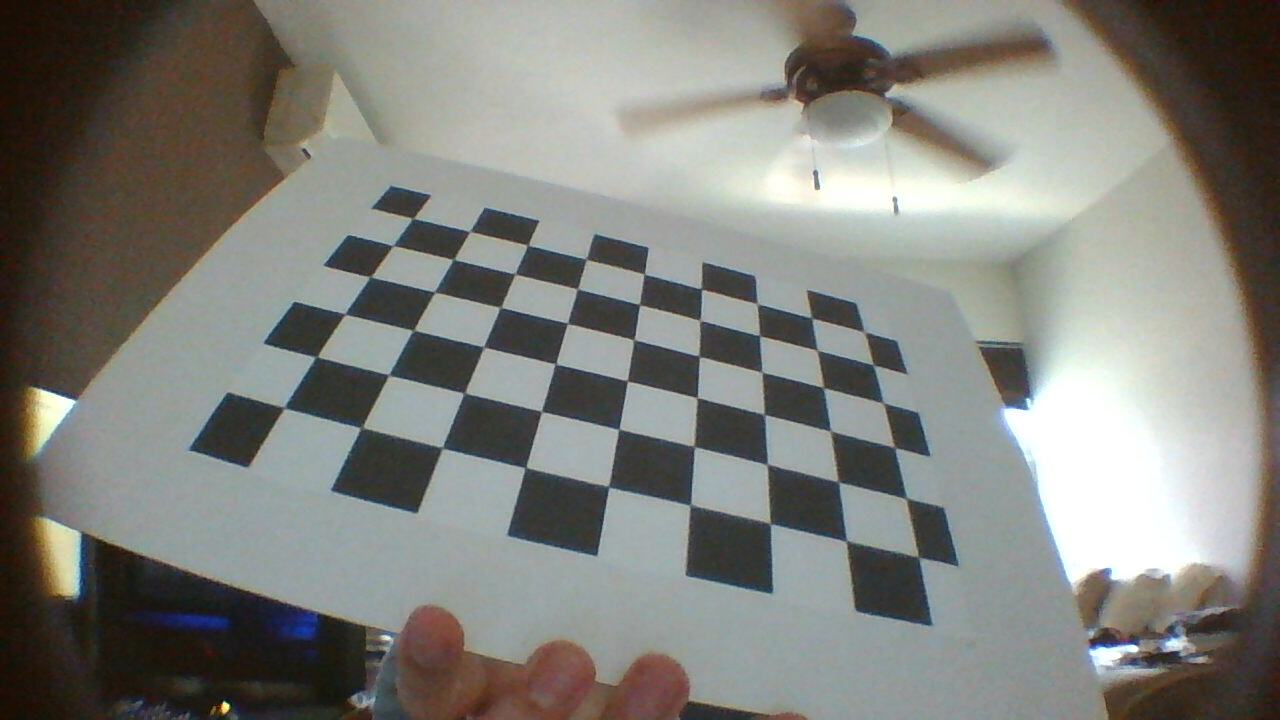
#> input picture Lab_10/2018-05-01-122648.jpg, 1280 x 720 px; its folder holds only this picture in this run
$ jupyter execute --allow-errors Lab_10.ipynb
#> lines starting #> are read from the running program, lines starting #| are printed output that depends on the picture; after the words box and inside, x2 and y2 are one past the last pixel; in counts of white or black regions, pixels touching at a corner belong together
# Universidad de Monterrey

## División de Ingenierías

### Lab - Robotics

Lab 10: Camera calibration and image distortion correction

Authors: Miguel Benavides, Laura Morales

### Introduction
For the final robotics lab practice, we will investigate about image correction by calibrating the camera using the OpenCV library. To test this, we will take aproximately 15 to 20 pictures of a chessboard from different angles. The chessboard was used due to the straight lines that are easily distorted by the camera from the different positions and angles. By investigating about this, we should find some methods that will filter and clean all these images and create a final image with straight lines.

### Procedure
For this practice, as well as the previous ones, the following tools are required:

* Raspberry Pi with WiFi connection capabilities
* Jupyter Notebook
* Python >= 3.5.2
* OpenCV 3.2
* Git
* GitHub account
* Markdown editor (recommended: ReText 5.3.1)

### Camera calibration using OpenCV

Pinhole cameras may cause image distortion due to the lens'length. The two main distortions are: radial distortion and tangential distortion.

The following code recovers several images of a chess board taken from different angles, all of these images are affected by some kind of distortion, then with the use of OpenCV, images will be corrected in order to retrieve a final image with all the corrected borders.

This code detects the image borders and adds points in each of the squares in order to compare the distances and straighten the curved lines.

[cell 1]
import numpy as np
import cv2
import glob

# termination criteria
criteria = (cv2.TERM_CRITERIA_EPS + cv2.TERM_CRITERIA_MAX_ITER, 30, 0.001)

# prepare object points, like (0,0,0), (1,0,0), (2,0,0) ....,(6,5,0)
objp = np.zeros((6*9,3), np.float32)
objp[:,:2] = np.mgrid[0:9,0:6].T.reshape(-1,2)

# Arrays to store object points and image points from all the images.
objpoints = [] # 3d point in real world space
imgpoints = [] # 2d points in image plane.

images = glob.glob('*.jpg')

for fname in images:
    img = cv2.imread(fname)
#> img is the input picture: shape (720, 1280, 3); mean B, G, R 123.2, 128.8, 128.3
    gray = cv2.cvtColor(img,cv2.COLOR_BGR2GRAY)
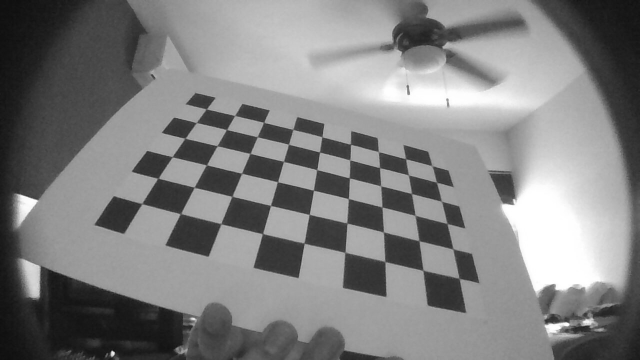
#> gray: shape (720, 1280) (shown at 1/2 size); min 14, max 255, mean 128

    # Find the chess board corners
    ret, corners = cv2.findChessboardCorners(gray, (9,6),None)
#> ret = True; corners = 54 rows, first 8: [413.5, 218], [470, 230.5], [527, 245.5], [586.5, 259], [644.5, 274], [702.4, 290.4], [757.5, 303.5], [811.5, 318]

    # If found, add object points, image points (after refining them)
    if ret == True:
        objpoints.append(objp)

        corners2 = cv2.cornerSubPix(gray,corners,(11,11),(-1,-1),criteria)
#> corners2 = 54 rows, first 8: [413, 218.3], [469.8, 231.4], [527.8, 245.2], [586.2, 259.3], [644.2, 274.2], [701.3, 289.1], [757.2, 303.7], [811.7, 317.8]
        imgpoints.append(corners2)

        # Draw and display the corners
        img = cv2.drawChessboardCorners(img, (9,6), corners2,ret)
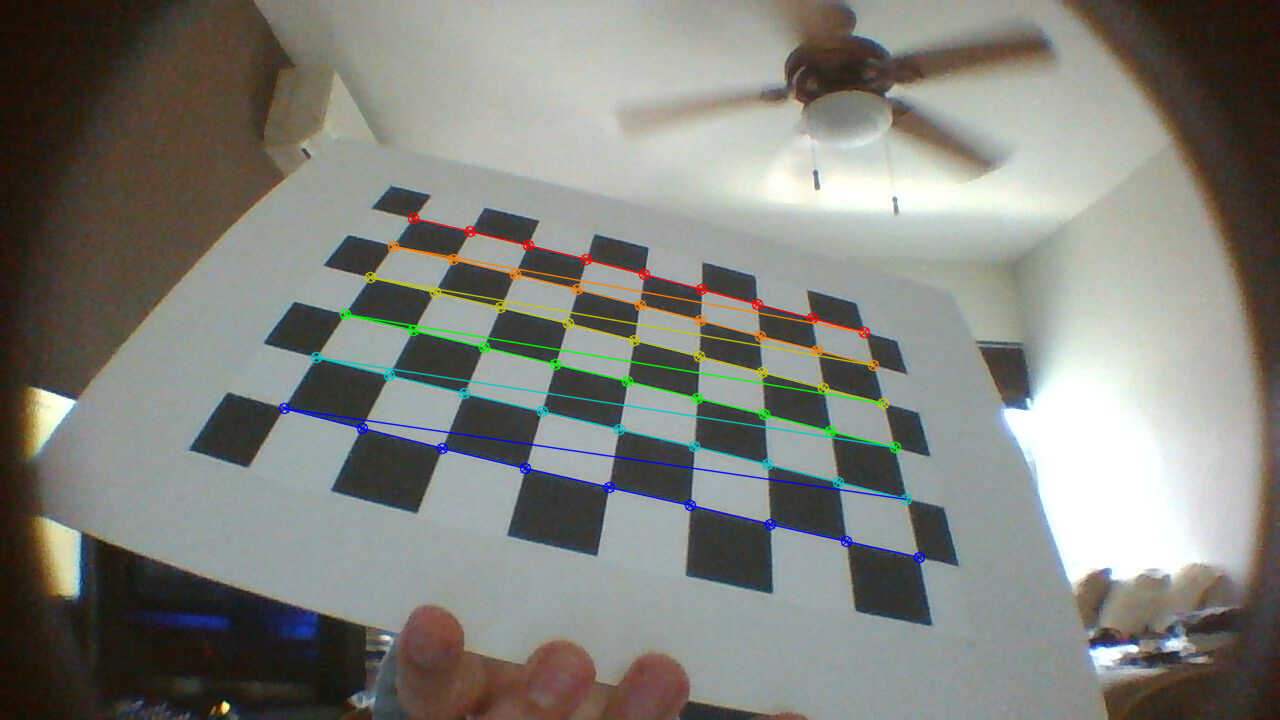
#> img: shape (720, 1280, 3); 2.35% of pixels changed, all inside (x1, y1, x2, y2) = (278, 212, 926, 564)
        cv2.imshow('img',img)
        cv2.waitKey(500)

cv2.destroyAllWindows()

ret, mtx, dist, rvecs, tvecs = cv2.calibrateCamera(objpoints, imgpoints, gray.shape[::-1],None,None)
#> ret = 0.745; mtx = [[848, 0, 705.2], [0, 995.5, 325.9], [0, 0, 1]]; dist = [[0.0355, -2.12, 0.0265, -0.0221, 4]]; rvecs = ([-1.07, -0.2, 0.143],); tvecs = ([-4.93, -1.62, 14.23],)

img = cv2.imread('2018-05-01-131901.jpg')
#> (the rest of this cell did not finish here and is left out)

$ run again, on Lab_10/2018-05-01-122751.jpg
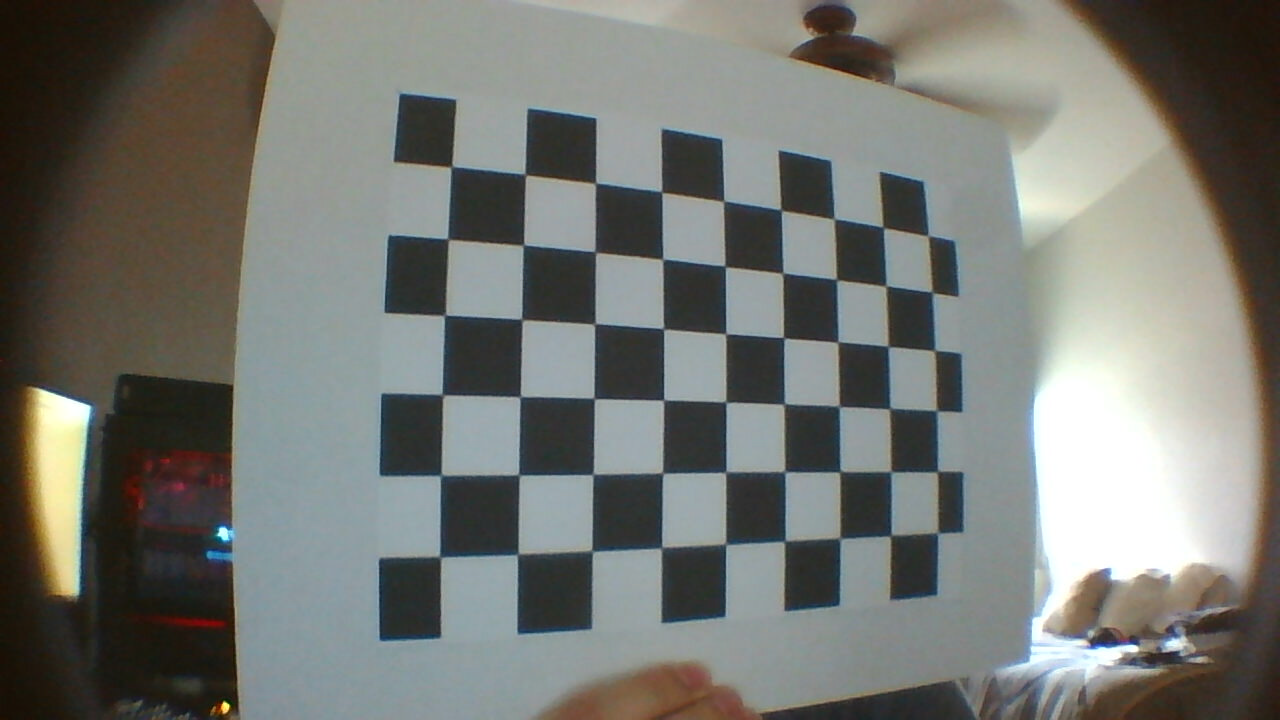
#> input picture Lab_10/2018-05-01-122751.jpg, 1280 x 720 px
#> img is the input picture: shape (720, 1280, 3); mean B, G, R 113.3, 118.4, 116.8
#> `gray = cv2.cvtColor(img,cv2.COLOR_BGR2GRAY)`:
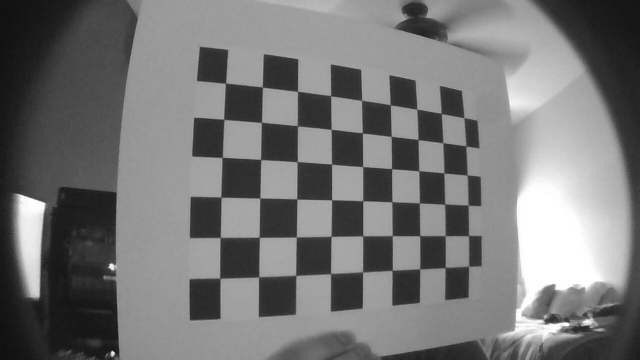
#> gray: shape (720, 1280) (shown at 1/2 size); min 14, max 255, mean 117.4
#> `ret, corners = cv2.findChessboardCorners(gray, (9,6),None)`: ret = True; corners = 54 rows, first 8: [451.5, 167], [525, 174.5], [595.5, 183.5], [662.4, 193.7], [723.5, 201], [780.5, 210], [834, 219], [882.1, 226.5]
#> corners2 = 54 rows, first 8: [451.4, 166.7], [525.2, 174.6], [595.5, 183.2], [661.6, 192.1], [723.7, 201.2], [780.9, 210.2], [834.1, 218.9], [883.2, 227.5]
#> `img = cv2.drawChessboardCorners(img, (9,6), corners2,ret)`:
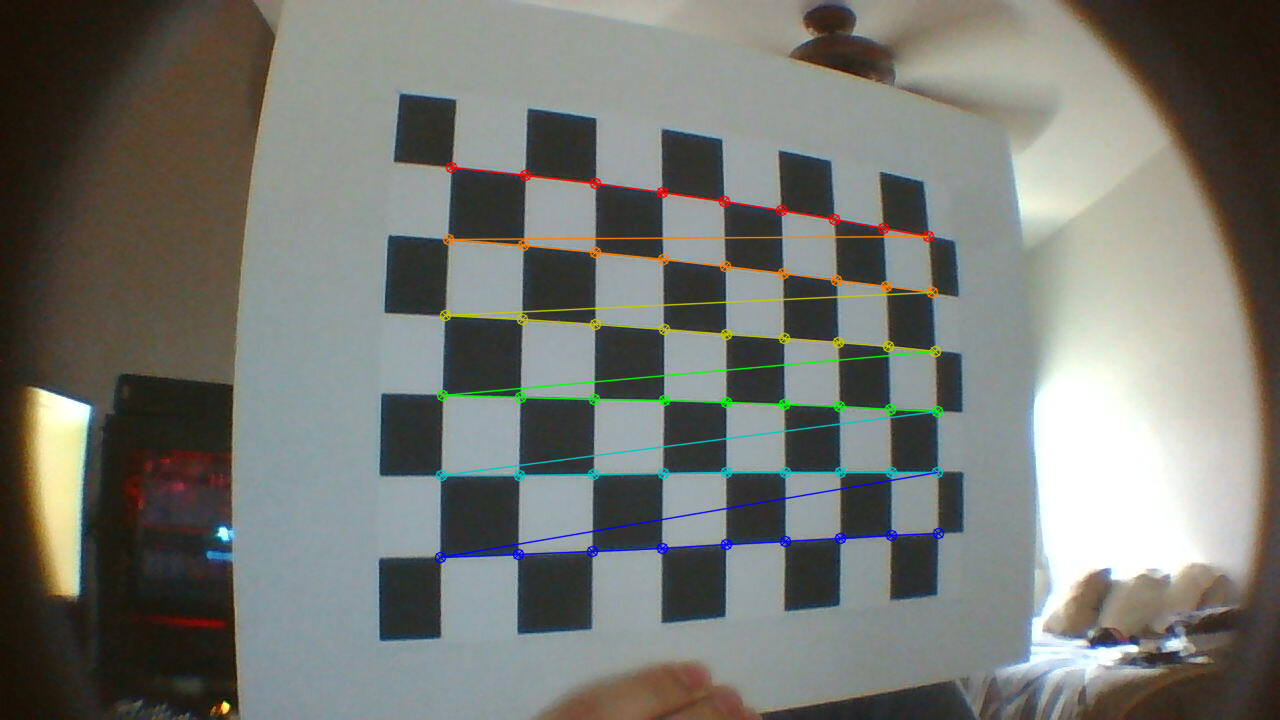
#> img: shape (720, 1280, 3); 2.23% of pixels changed, all inside (x1, y1, x2, y2) = (434, 161, 945, 564)
#> `ret, mtx, dist, rvecs, tvecs = cv2.calibrateCamera(objpoints, imgpoint..`: ret = 0.444; mtx = [[861.6, 0, 540.9], [0, 823.4, 385.3], [0, 0, 1]]; dist = [[-0.414, 1.54, 0.0259, 0.013, -3.05]]; rvecs = ([-0.0344, -0.385, 0.0227],); tvecs = ([-1.13, -2.88, 10.29],)

$ run again, on Lab_10/2018-05-01-122759.jpg
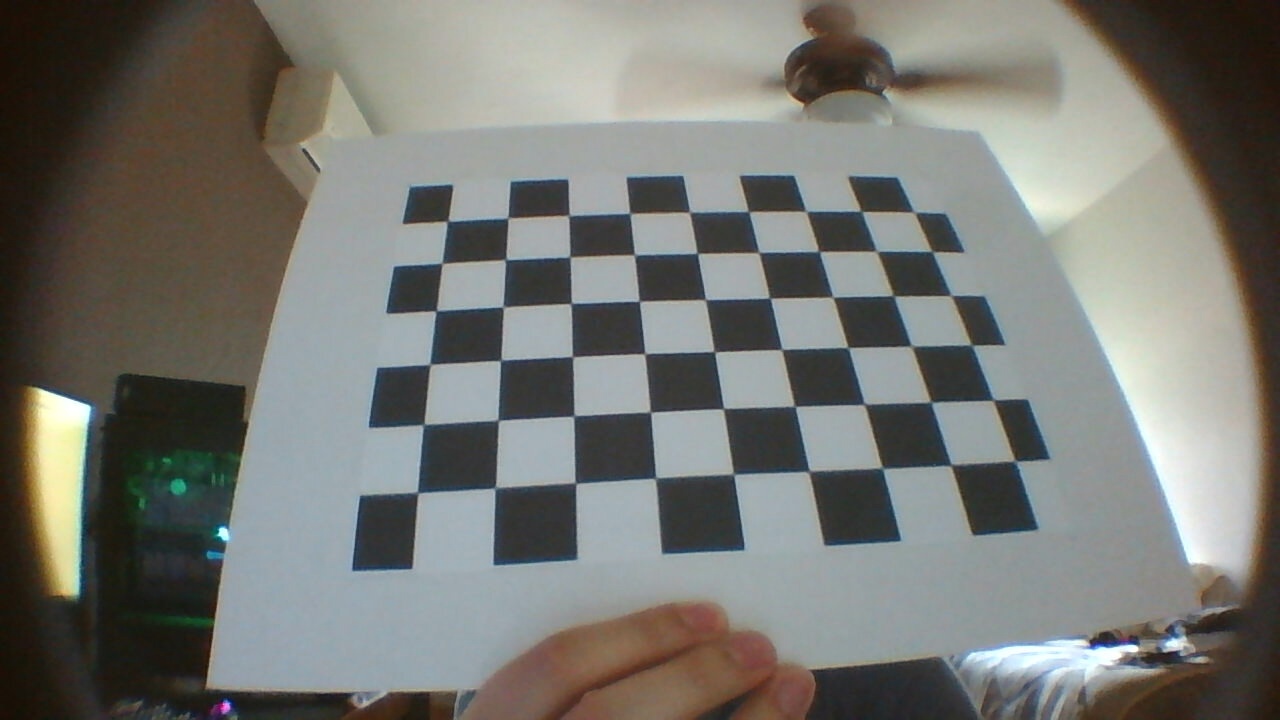
#> input picture Lab_10/2018-05-01-122759.jpg, 1280 x 720 px
#> img is the input picture: shape (720, 1280, 3); mean B, G, R 114, 119.2, 118.5
#> `gray = cv2.cvtColor(img,cv2.COLOR_BGR2GRAY)`:
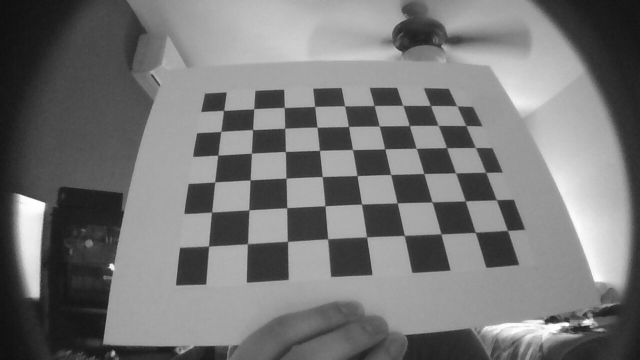
#> gray: shape (720, 1280) (shown at 1/2 size); min 14, max 255, mean 118.4
#> `ret, corners = cv2.findChessboardCorners(gray, (9,6),None)`: ret = True; corners = 54 rows, first 8: [448, 221.5], [508.5, 218.5], [569.5, 215], [629.9, 213.5], [690, 212], [748.5, 211.5], [805.5, 211.5], [861.5, 211.5]
#> corners2 = 54 rows, first 8: [447.6, 221.2], [508, 218], [568.9, 215.5], [629.9, 213.4], [689.7, 212.2], [748.6, 211.6], [806.1, 211.3], [861.4, 211.3]
#> `img = cv2.drawChessboardCorners(img, (9,6), corners2,ret)`:
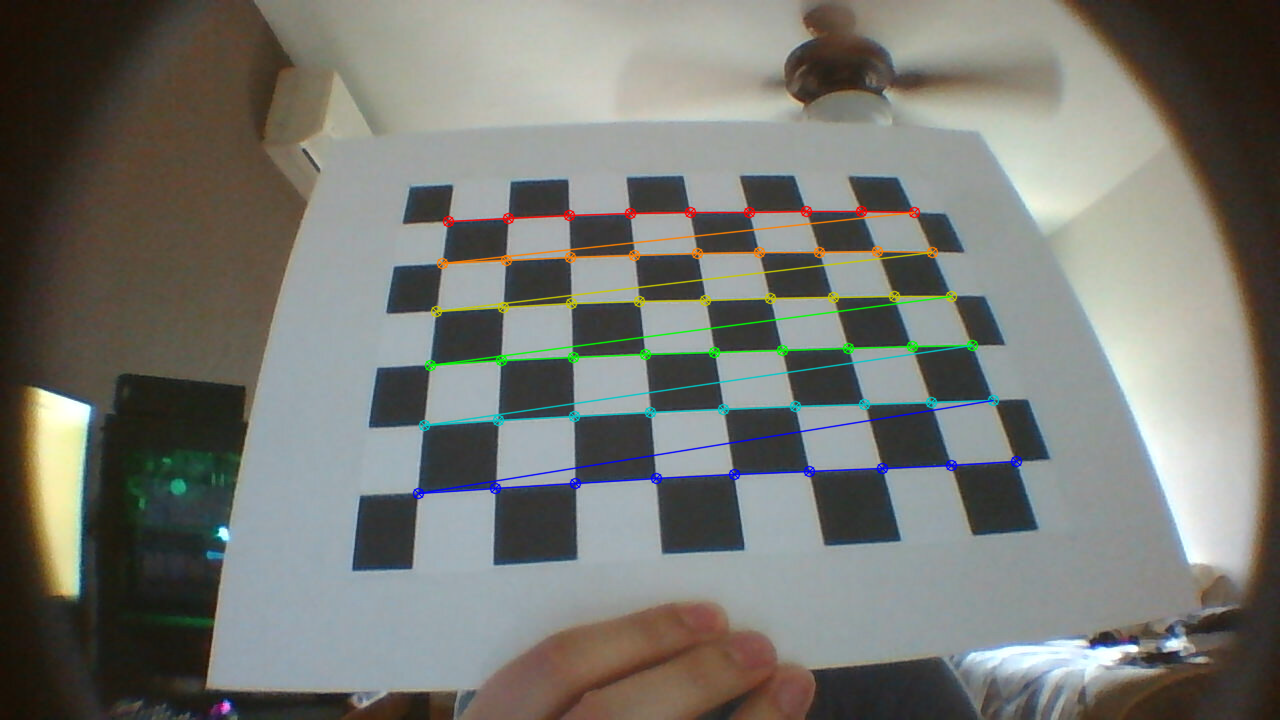
#> img: shape (720, 1280, 3); 2.33% of pixels changed, all inside (x1, y1, x2, y2) = (412, 205, 1023, 500)
#> `ret, mtx, dist, rvecs, tvecs = cv2.calibrateCamera(objpoints, imgpoint..`: ret = 0.611; mtx = [[561.1, 0, 622.7], [0, 501.4, 402.3], [0, 0, 1]]; dist = [[-0.149, 0.249, 0.0183, -0.00896, -0.264]]; rvecs = ([-0.394, -0.0126, -0.0558],); tvecs = ([-2.86, -3.38, 8.92],)
